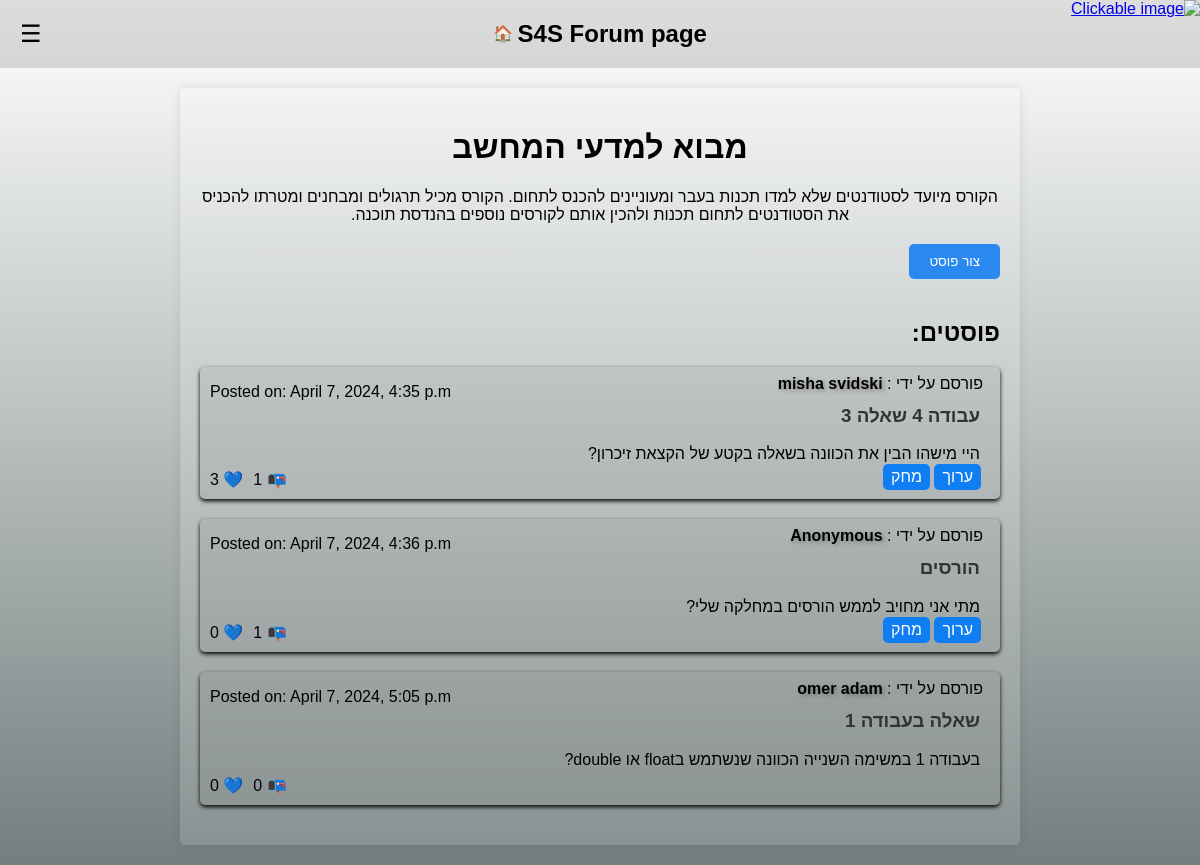
Page /blog/1/ (signed in) on the committed database.
### S4S/models.py (models this page shows, shortened)
class Blog(models.Model):
    title = models.CharField(max_length=100)
    description = models.TextField(default='No description')

class Post2(models.Model):
    title = models.CharField(max_length=100)
    user_name = models.CharField(default="none", max_length=100)
    user_email = models.EmailField(null=True)
    content = models.TextField()
    date_posted = models.DateTimeField(default=timezone.now)
    blog = models.ForeignKey('Blog', on_delete=models.CASCADE, null=True)
    candidate = models.ForeignKey('Candidate', on_delete=models.CASCADE, null=True, blank=True)
    student = models.ForeignKey('Student', on_delete=models.CASCADE, null=True, blank=True)
    graduate = models.ForeignKey('Graduate', on_delete=models.CASCADE, null=True, blank=True)
    admin = models.ForeignKey('Admin', on_delete=models.CASCADE, null=True, blank=True)
    comment_count = models.IntegerField(default=0)
    likes_count = models.IntegerField(default=0)

### S4S/blogim.py (the view)
# urls.py: path('blog/<int:blog_id>/', blogim.blog_detail, name='blog_detail'),
def blog_detail(request, blog_id):
    blog = Blog.objects.get(pk=blog_id)
    posts2 = Post2.objects.filter(blog=blog)
    current_user = None
    user_type = None
    if 'user_id' in request.session and 'user_type' in request.session:
        user_id = request.session['user_id']
        user_type = request.session['user_type']
        if user_type == 'candidate':
            user = Candidate.objects.get(id=user_id)
        elif user_type == 'student':
            user = Student.objects.get(id=user_id)
        elif user_type == 'graduate':
            user = Graduate.objects.get(id=user_id)
        elif user_type == 'admin':  # Check if the user is an Admin
            user = Admin.objects.get(id=user_id)
        current_user = user.first_name + ' ' + user.last_name
        email = user.email
    return render(request, 'blog.detail.html', {'blog': blog, 'posts2': posts2, 'current_user': current_user, 'user_type': user_type,'email': email})

### templates/blog.detail.html (shortened to what this page needs)
<!DOCTYPE html>
<html lang="en">
<head>
</head>
<body>
<header>
    <div class="menu-icon" onclick="toggleSidebar(event)">☰</div>
    <a href="/" style="text-decoration: none; color: inherit;"><h2>S4S Forum page</h2></a>
     <a href="/" style="text-decoration: none; color: inherit;">&nbsp;🏠</a>
</header>
    <div class="container">
        <div class="header">
            <h1>{{ blog.title }}</h1>
            <p>{{ blog.description }}</p>
        </div>
{% if user_type != 'candidate' or blog.id == 32 %}
        <button class="create-post-button" onclick="toggleCreatePostForm()">צור פוסט</button>
    {% endif %}
        <a href="{% url '' %}" class="top-left">
            <img src="https://i.imgur.com/YAy1rDP.png" alt="Clickable image" width="250" height="75" class="invert-color">
        </a>
        <div class="posts">
            <h2>פוסטים:</h2>
            {% for post2 in posts2 %}
                <div class="post">
                    <a href="{% url 'post_detail' post2.id %}" style="text-decoration: none; color: inherit;">
                        <div class="post-info">
                          <span class="post-author"> פורסם על ידי : <span class="author-name">{{ post2.user_name }}</span><br></span>
                        </div>
                        <div class="post-details">
                           {% load tz %}
                        <p>Posted on: {{ post2.date_posted|timezone:"Asia/Jerusalem"|date:"F j, Y, P"|slice:":-1" }}</p>
                        </div>
                        <br>
                        <h3>{{ post2.title }}</h3>
                        <p>{{ post2.content }}</p>
     <div class="post-interactions" style="position: absolute; bottom: 10px; left: 10px; display: flex; flex-direction: row;">
    <span class="comment-count">📭 {{ post2.comment_count }}</span>
    <span class="like-count">💙 {{post2.likes_count }}</span>
</div>
{% if post2.user_email == email or user_type == 'admin' %}
    <div class="post-actions">
        <form action="{% url 'edit_post' post2.id %}" method="get" style="display: inline;">
            <button type="submit" class="edit-button">ערוך</button>
        </form>
        <form method="post" action="{% url 'delete_post' post2.id %}" style="display: inline;">
            <button type="submit" class="delete-button">מחק</button>
        </form>
    </div>
{% endif %}
                    </a>
                </div>
            {% endfor %}
        </div>
    </div>
</body>
</html>

### rows in the picture
Blog: title "מבוא למדעי המחשב", description "הקורס מיועד לסטודנטים שלא למדו תכנות בעבר ומעוניינים להכנס לתחום. הקורס מכיל תרגולים ומבחנים ומטרתו להכניס את הסטודנטים לתחום תכנות ולהכין אותם לקורסים נוספים בהנדסת תוכנה."
Post2: user_name "misha svidski", date_posted "April 7, 2024, 4:35 p.m", title "עבודה 4 שאלה 3", content "היי מישהו הבין את הכוונה בשאלה בקטע של הקצאת זיכרון?", comment_count "1", likes_count "3", shows "ערוך"
Post2: user_name "Anonymous", date_posted "April 7, 2024, 4:36 p.m", title "הורסים", content "מתי אני מחויב לממש הורסים במחלקה שלי?", comment_count "1", likes_count "0", shows "ערוך"
Post2: user_name "omer adam", date_posted "April 7, 2024, 5:05 p.m", title "שאלה בעבודה 1", content "בעבודה 1 במשימה השנייה הכוונה שנשתמש בfloat או double?", comment_count "0", likes_count "0"
